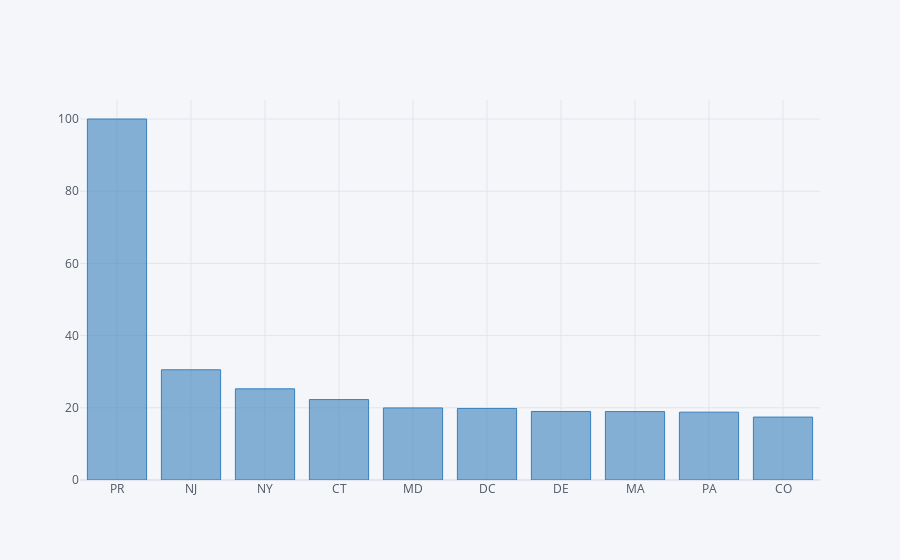

Source (notebook cell):
### Code cell
top10_pos_tests = USA_state_stats.sort_values('positive/tests %',ascending=False).head(10)
top10_pos_tests.iplot(kind='bar',x='state',y='positive/tests %',color='Blue',fill=True)

### Figure 1 — Plotly figure (JSON) as saved in the notebook; plotly's stock layout.template omitted (floating-point values rounded to 4 significant figures)
{"data": [{"marker": {"color": "rgba(55, 128, 191, 0.6)", "line": {"color": "rgba(55, 128, 191, 1.0)", "width": 1}}, "name": "positive/tests %", "orientation": "v", "text": "", "type": "bar", "x": ["PR", "NJ", "NY", "CT", "MD", "DC", "DE", "MA", "PA", "CO"], "y": [100, 30.53, 25.26, 22.28, 19.96, 19.82, 18.98, 18.95, 18.79, 17.43]}], "layout": {"legend": {"bgcolor": "#F5F6F9", "font": {"color": "#4D5663"}}, "paper_bgcolor": "#F5F6F9", "plot_bgcolor": "#F5F6F9", "title": {"font": {"color": "#4D5663"}}, "xaxis": {"gridcolor": "#E1E5ED", "showgrid": true, "tickfont": {"color": "#4D5663"}, "title": {"font": {"color": "#4D5663"}, "text": ""}, "zerolinecolor": "#E1E5ED"}, "yaxis": {"gridcolor": "#E1E5ED", "showgrid": true, "tickfont": {"color": "#4D5663"}, "title": {"font": {"color": "#4D5663"}, "text": ""}, "zerolinecolor": "#E1E5ED"}}}
